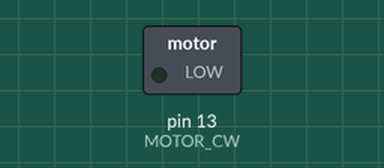
A sketch run on a simulated Arduino Uno, built with avr-gcc and run on an emulated ATmega328P. Shown: switched loads named in the sketch (green lamp = pin HIGH). Dashed ring = blinking.

Above: at 0.5 s.
Timing chart, 0 to 4.6 s (numbered marks = the images above):
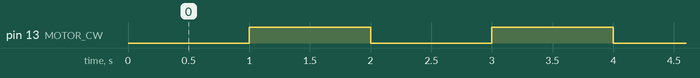

The sketch:

MOTOR.ino
```cpp
#define MOTOR_CW 13
#define MOTOR_CCW 13

void setup() {
  // put your setup code here, to run once:
   pinMode(MOTOR_CW, OUTPUT);
   pinMode(MOTOR_CCW, OUTPUT);
}

void loop() {

  digitalWrite(MOTOR_CCW, HIGH);
  digitalWrite(MOTOR_CW, LOW);   /*MOVE LEFT */
  delay(1000);
  digitalWrite(MOTOR_CCW, HIGH);
  digitalWrite(MOTOR_CW, HIGH);
  delay(1000);
  /*digitalWrite(MOTOR_CCW, LOW);      //MOVE RIGHT
  digitalWrite(MOTOR_CW, HIGH);
  delay(500);
  digitalWrite(MOTOR_CCW, HIGH);
  digitalWrite(MOTOR_CW, HIGH);
  delay(8000);*/
}
```

Measured:
- by itself, pin 13 (MOTOR_CW): alternates HIGH for 1.0 s and LOW for 1.0 s
